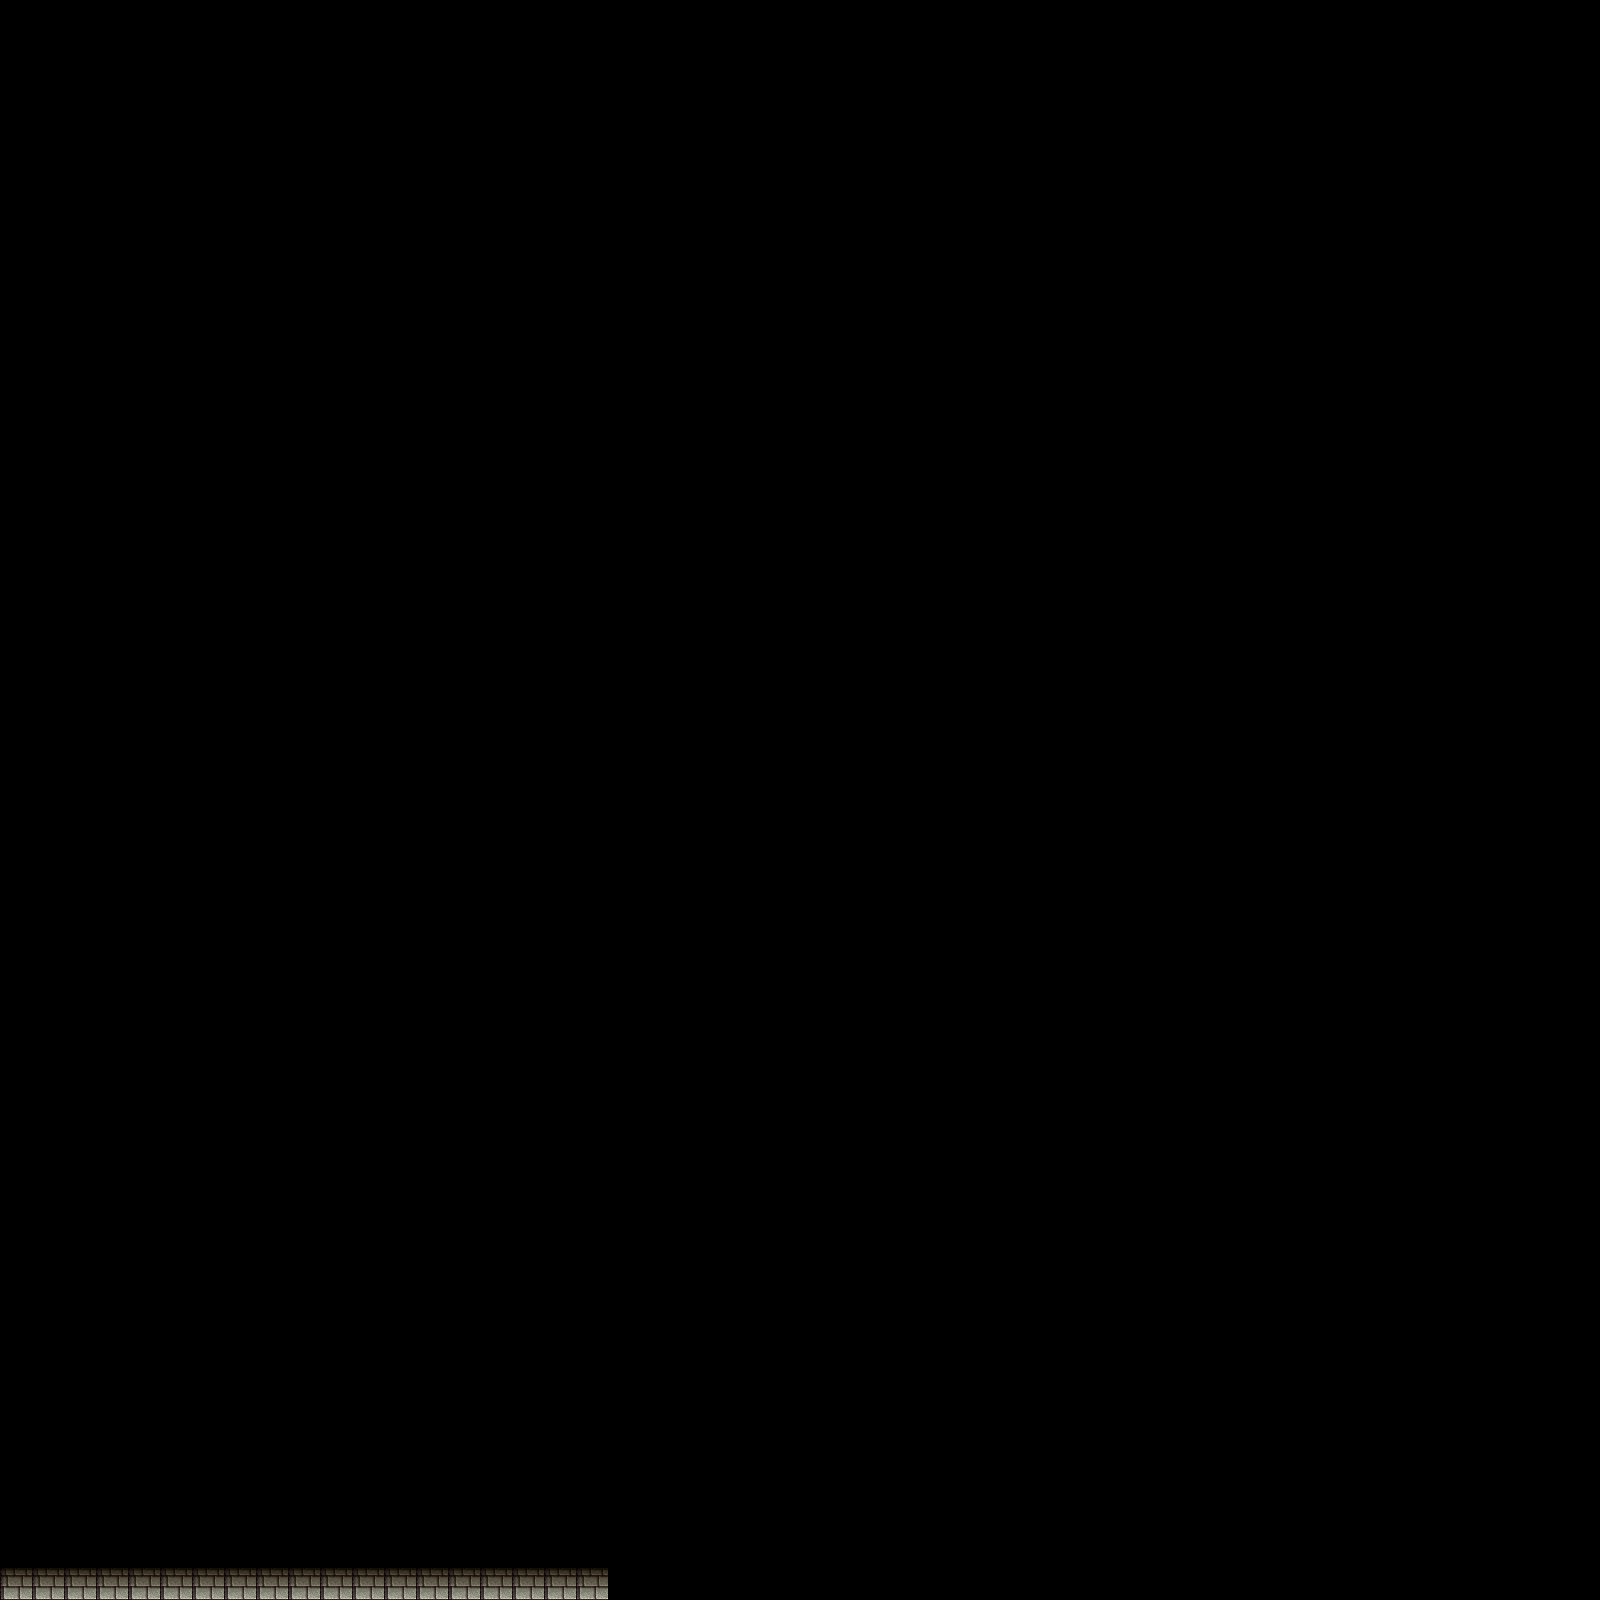

This is a level from a 2D game, rendered from its Tiled map with the project's own tilesets. A one-line summary and the map file follow, with tile-layer data summarised:
An orthogonal 50x50 tile map with 32x32 px tiles, 1 tile layer (static) and 3 objects (moving, 1, 2).

<map version="1.0" orientation="orthogonal" renderorder="right-down" width="50" height="50" tilewidth="32" tileheight="32" nextobjectid="4">
 <tileset firstgid="1" name="walls1_0" tilewidth="32" tileheight="32">
  <image source="walls1_0.png" width="448" height="512" />
 </tileset>
 <layer name="static" width="50" height="50">
  <data>[2500 cells, 19 non-empty, 1 distinct tile ids]</data>
 </layer>
 <objectgroup name="moving">
  <object id="1" name="moving" x="64" y="1408" width="288" height="32">
   <properties>
    <property name="destinations" value="2,1" />
   </properties>
  </object>
  <object id="2" name="1" x="448" y="1280" width="32" height="32" />
  <object id="3" name="2" x="192" y="1152" width="32" height="32" />
 </objectgroup>
</map>
